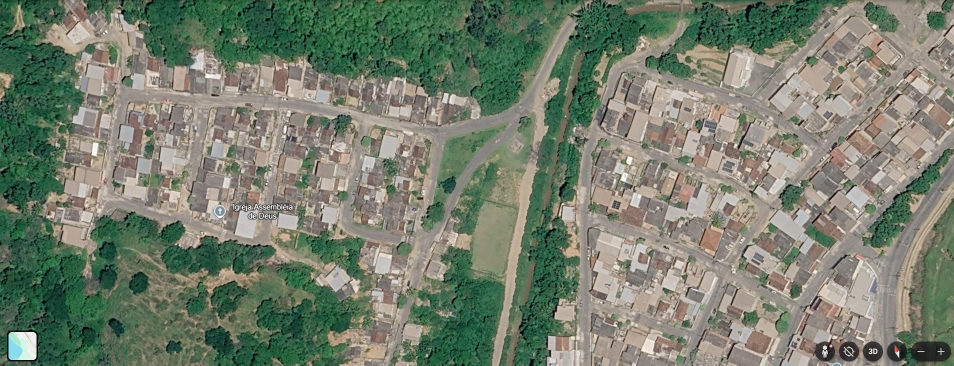
#> input picture Captura de tela 2026-05-12 003536.png, 1908 x 731 px (shown at 1/2 size); its folder holds only this picture in this run
$ python -i context_filter.py   (imports and definitions only)   (older library calls are emulated)
#> lines starting #> are read from the running program, lines starting #| are printed output that depends on the picture; after the words box and inside, x2 and y2 are one past the last pixel; in counts of white or black regions, pixels touching at a corner belong together
"""
Mascaras de contexto (Fase 1 do plano v2).

Constroi mascaras de exclusao a partir da imagem RGB para suprimir falsos
positivos ANTES da binarizacao do mapa de probabilidade:

  - vegetation : florestas, parques, copas densas (indice ExG + HSV)
  - water      : rios, lagos, mar (baixa textura + matiz fria + area grande)
  - roof       : telhados e construcoes (cor quente saturada OU branco
                 brilhante, em componente compacto/retangular)
  - soil       : solo exposto / desmatamento (paleta de terra, mas forma 2-D
                 — discriminado de estrada de terra pela elongacao do
                 esqueleto: estrada e estrutura 1-D)

As mesmas mascaras sao reutilizadas como custo/obstaculo no A* de
pontes (pipeline/graph_refine.py).

Regras de supressao (multiplicador sobre o mapa de probabilidade):
  vegetation, water, roof -> 0.0 (supressao total)
  soil                    -> 0.3 (parcial: estrada de terra real pode cruzar)
Pixels com probabilidade alta (>= protect_thr) nunca sao suprimidos, para
nao apagar vias em que o modelo tem confianca (ex.: ponte sobre rio).
"""

import cv2
import numpy as np

try:
    from skimage.morphology import skeletonize
except ImportError:  # fallback degrade: trata tudo como 1-D (nao remove)
    skeletonize = None

SOIL_KEEP = 0.3          # fator residual de prob. em solo exposto
ROOF_KEEP = 0.25         # fator residual de prob. em telhado/bloco (supressao suave)
PROTECT_THR = 0.45       # prob. acima da qual o pixel nunca e suprimido
# Imagem RURAL = MUITO VERDE **E** MALHA VIARIA ESPARSA. A vegetacao sozinha nao
# basta: uma favela num vale verde tem 40%+ de verde mas malha DENSA (e urbana).
# A densidade da via (fracao de pixels com prob > 0.30) separa limpo: rural de
# verdade <= 0.6%; favela/urbano >= 2%. Em rural, telhado e solo nao se aplicam
# (so pintariam campos de vermelho e suprimiriam estrada de terra fina).
ROOF_SKIP_VEG = 0.25
ROAD_DENSITY_RURAL = 0.012   # malha abaixo disso (+ muito verde) = rural


def _local_std(gray_f32, k=7):
#> called with k = 7
    mean = cv2.boxFilter(gray_f32, cv2.CV_32F, (k, k))
    mean_sq = cv2.boxFilter(gray_f32 * gray_f32, cv2.CV_32F, (k, k))
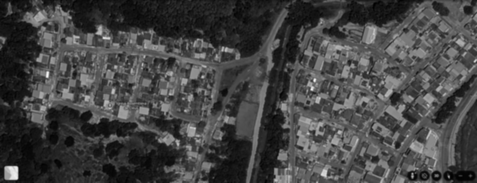
#> mean_sq: shape (731, 1908) float32 (shown at 1/4 size); min 131.4, max 62184.5, mean 16844.2; drawn with min black and max white
    return np.sqrt(np.maximum(mean_sq - mean * mean, 0.0))


def _vegetation_mask(img_rgb, hsv):
    r = img_rgb[:, :, 0].astype(np.int16)
    g = img_rgb[:, :, 1].astype(np.int16)
    b = img_rgb[:, :, 2].astype(np.int16)
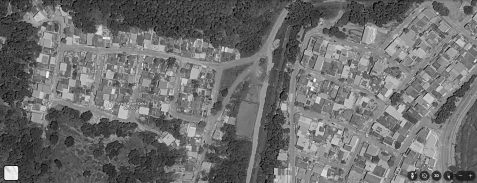
#> b: shape (731, 1908) int16 (shown at 1/4 size); min 0, max 255, mean 109.9
    hue, sat, val = hsv[:, :, 0], hsv[:, :, 1], hsv[:, :, 2]
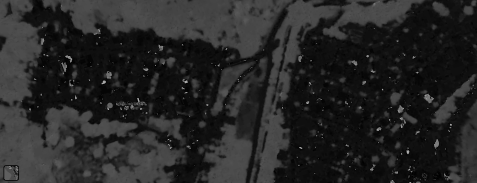
#> hue: shape (731, 1908) (shown at 1/4 size); min 0, max 179, mean 37.4
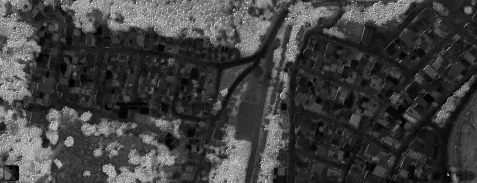
#> sat: shape (731, 1908) (shown at 1/4 size); min 0, max 255, mean 63.6
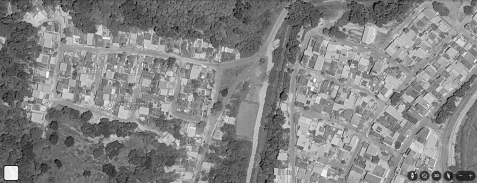
#> val: shape (731, 1908) (shown at 1/4 size); min 1, max 255, mean 132.4

    # Correcao de cast global: imagens de satelite bruto podem ter veu verde
    # na cena inteira (ex.: SpaceNet Xangai), disparando a dominancia em 100%
    # dos pixels. O vies e estimado nos pixels NEUTROS (baixa saturacao —
    # ruas/telhados cinza), nao na cena toda, para nao cancelar florestas
    # reais em imagens majoritariamente verdes.
    neutral = sat < 60
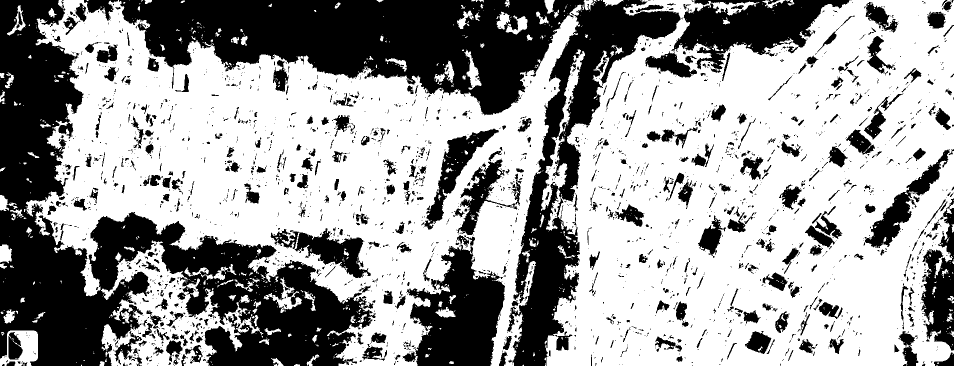
#> neutral: shape (731, 1908) bool (shown at 1/2 size); 61.8% white; 2488 black regions (1930 under 20 px), largest, box (x1, y1, x2, y2) and area: (238, 0, 1361, 731) 179228, (0, 0, 751, 731) 173336, (805, 489, 1010, 731) 29208
    if float(neutral.mean()) > 0.02:
        bias_gr = float(np.clip(np.median((g - r)[neutral]), -25, 25))
#> bias_gr = -8
        bias_gb = float(np.clip(np.median((g - b)[neutral]), -25, 25))
#> bias_gb = 11
    else:
        bias_gr = bias_gb = 0.0

    # Verde dominante (regra do stub_smart, com vies de cast) OU matiz verde.
    green_dom = ((g - r) > 12 + bias_gr) & ((g - b) > 8 + bias_gb)
#> green_dom: shape (731, 1908) bool; 33.2% white; 345 white regions (150 under 20 px), largest, box (x1, y1, x2, y2) and area: (245, 0, 1173, 232) 112114, (0, 426, 748, 731) 106622, (998, 0, 1701, 731) 81465
    green_hue = (hue >= 35) & (hue <= 85) & (sat > 40) & (val > 25)
#> green_hue: shape (731, 1908) bool; 39.4% white; 360 white regions (207 under 20 px), largest, box (x1, y1, x2, y2) and area: (167, 0, 1702, 731) 222734, (0, 0, 748, 731) 202924, (802, 474, 1013, 731) 33577
    # Vegetacao CLARA/SECA/amarronzada (mato seco, capim, folhagem clara): matiz
    # amarelo-verde (28-50) com verde >= azul e g nao menor que r. O limite
    # inferior 28 fica ACIMA do solo vermelho/dirt (matiz ~5-22), entao nao
    # captura solo exposto nem estrada de terra.
    dry_green = ((hue >= 28) & (hue <= 50) & (sat > 25) & (val > 35) &
                 (g >= b) & (g >= r - 6))
#> dry_green: shape (731, 1908) bool; 10.3% white; 672 white regions (336 under 20 px), largest, box (x1, y1, x2, y2) and area: (206, 488, 666, 731) 30646, (887, 226, 1073, 624) 18086, (1791, 396, 1908, 698) 7237
    veg = (green_dom | green_hue | dry_green).astype(np.uint8)
#> veg: shape (731, 1908); values 0 (black) and 1 (white), 43.7% white; 367 white regions (194 under 20 px), largest, box (x1, y1, x2, y2) and area: (166, 0, 1727, 731) 234111, (0, 0, 752, 731) 225528, (777, 226, 1073, 731) 59015

    k5 = cv2.getStructuringElement(cv2.MORPH_ELLIPSE, (5, 5))
    k7 = cv2.getStructuringElement(cv2.MORPH_ELLIPSE, (7, 7))
    veg = cv2.morphologyEx(veg, cv2.MORPH_OPEN, k5)   # remove pontinhos
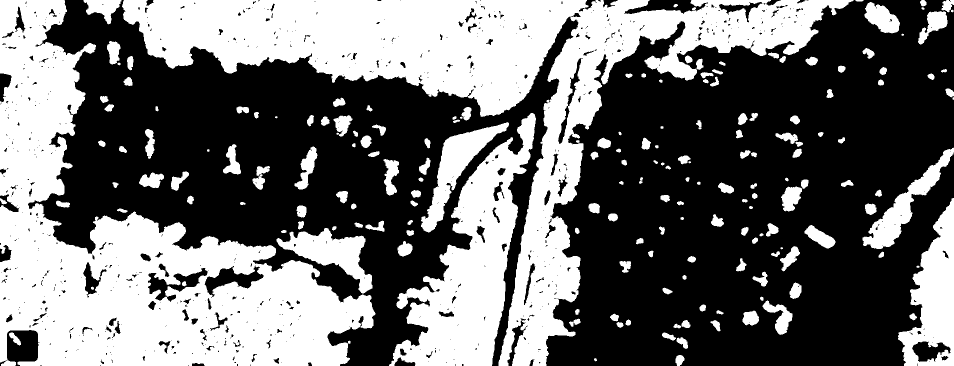
#> veg: shape (731, 1908) (shown at 1/2 size); values 0 (black) and 1 (white), 42.8% white; 183 white regions (6 under 20 px), largest, box (x1, y1, x2, y2) and area: (244, 0, 1707, 731) 229543, (0, 0, 751, 731) 213468, (778, 226, 1072, 731) 58577
    veg = cv2.morphologyEx(veg, cv2.MORPH_CLOSE, k7)  # consolida copas
#> veg: shape (731, 1908); values 0 (black) and 1 (white), 43.8% white; 148 white regions (3 under 20 px), largest, box (x1, y1, x2, y2) and area: (167, 0, 1727, 731) 238178, (0, 0, 751, 731) 229190, (778, 226, 1072, 731) 59640
    return veg


def _water_mask(img_rgb, hsv, std_map):
    h, w = img_rgb.shape[:2]
#> (the rest of the program and of its run is left out)
